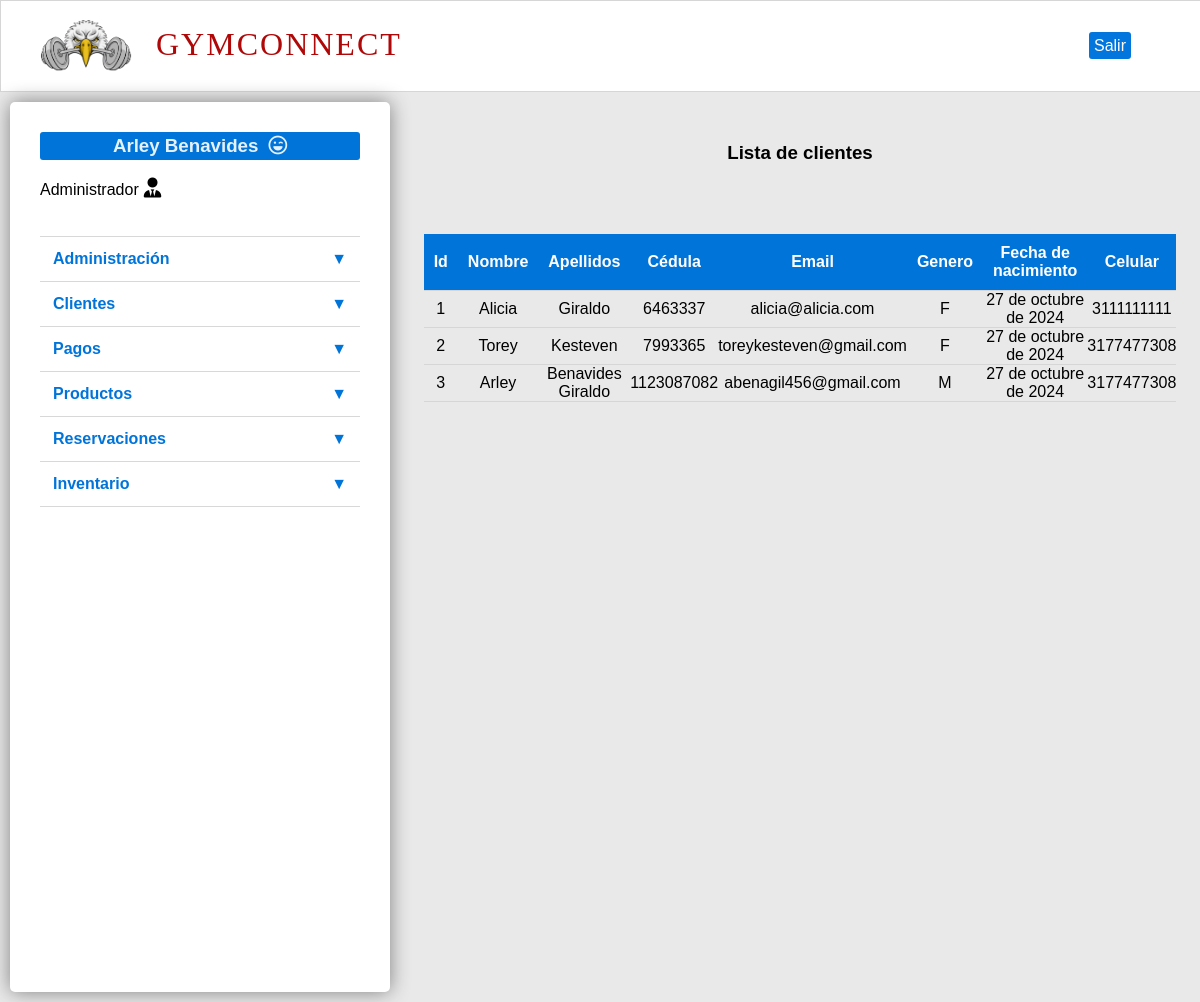
The app's page /list_client/ (signed in) with its own data.
### mainapp/models.py (models this page shows, shortened)
class Administrador(AbstractBaseUser):
    TIPO_ID_CHOICES = [
        ('TI', 'Tipo de identificación'),
        ('CC', 'Cédula de ciudadanía'),
        ('CE', 'Cédula de extranjería'),
        ('PA', 'Pasaporte')
    ]
    SEXO_CHOICES = [
        ('M', 'Masculino'),
        ('F', 'Femenino'),
        ('O', 'Otro')
    ]
    id = models.AutoField(primary_key=True)
    type_id = models.CharField(max_length=20, choices=TIPO_ID_CHOICES)
    identification = models.IntegerField()
    name = models.CharField(max_length=100)
    email = models.EmailField(unique=True)
    gender = models.CharField(max_length=20, choices=SEXO_CHOICES)
    date_birth = models.DateField()
    phone = models.IntegerField()
    password = models.CharField(max_length=100)
    REQUIRED_FIELDS = ['']
    USERNAME_FIELD = 'email'
    objects = CustomUserManager()

class Cliente(models.Model):
    TIPO_ID_CHOICES = [
    ('TI', 'Tipo de identificación'),
    ('CC', 'Cédula de ciudadanía'),
    ('CE', 'Cédula de extranjería'),
    ('PA', 'Pasaporte')
    ]
    SEXO_CHOICES = [
        ('M', 'Masculino'),
        ('F', 'Femenino'),
        ('O', 'Otro')
    ]
    id = models.AutoField(primary_key=True)
    type_id = models.CharField(max_length=10, choices=TIPO_ID_CHOICES)
    identification = models.CharField(max_length=20)
    name = models.CharField(max_length=50)
    last_name = models.CharField(max_length=50)
    email = models.EmailField(unique=True)
    gender = models.CharField(max_length=10, choices=SEXO_CHOICES)
    date_register = models.DateField(auto_now_add=True)
    date_birth = models.DateField()
    phone = models.CharField(max_length=15)
    password = models.CharField(max_length=100)
    administrador = models.ForeignKey(Administrador, null=True, on_delete=models.CASCADE, related_name='clientes')

### homeapp/views.py (the view)
# urls.py: path('list_client/', views.show_clients, name="list_client"),
def show_clients(request):
    clients = Cliente.objects.all()
    return render(request, 'home/list_client.html', {
        'title': 'Lista de clientes',
        'clients': clients
    })

### homeapp/templates/home/list_client.html (shortened to what this page needs)
{% extends 'layouts/layout.html' %}
{% load static %}
{% block content %}
    <h3 class="list">{{ title }}</h3>
    <div class="table">
        <table>
            <thead>
                <tr>
                    <th>Id</th>
                    <th>Nombre</th>
                    <th>Apellidos</th>
                    <th>Cédula</th>
                    <th>Email</th>
                    <th>Genero</th>
                    <th>Fecha de nacimiento</th>
                    <th>Celular</th>
                </tr>
            </thead>
            <tbody>
                {% for client in clients %}
                    <tr>
                        <td>{{ client.id }}</td>
                        <td>{{ client.name }}</td>
                        <td>{{ client.last_name }}</td>
                        <td>{{ client.identification }}</td>
                        <td>{{ client.email }}</td>
                        <td>{{ client.gender }}</td>
                        <td>{{ client.date_birth }}</td>
                        <td>{{ client.phone }}</td>
                    </tr>
                {% endfor %}
            </tbody>
        </table>
    </div>
{% endblock %}

### homeapp/templates/layouts/layout.html (shortened to what this page needs)
<!DOCTYPE html>
<html lang="es">
<head>
    <link rel="stylesheet" href="https://cdnjs.cloudflare.com/ajax/libs/font-awesome/6.0.0-beta3/css/all.min.css">
    {% load static %}
    <link rel="stylesheet" href="{% static 'css/style_homeapp.css' %}">
</head>
<header>
    <div id="logogym">
        <img src="{% static 'images/logo1.png' %}" alt="logo de Gymconnect" title="GYMCONNECT">
        <a href="{% url 'inicio' %}"><h1>GYMCONNECT</h1></a>
    </div>
    <nav>
        <ul class="main">
                    <li>
                        <a href="{% url 'index' %}">Salir</a>
                    </li>
        </ul>
    </nav>
</header>
<body>
    <div id="content">
        <div class="box">
            <div class="columna-left">
                {% if user.name %}
                <h3>{{home}} {{ request.user.name }}<i class="fa-regular fa-face-laugh-wink"></i></h3>
                {% endif %}
                <p>Administrador<i class="i fa-solid fa-user-tie"></i></p>
                <nav class="navegacion">
                    <ul class="menu">
                        <li>
                            <a href="#" class="accordion-toggle">Administración<span class="arrow">&#9660;</span></a>
                        </li>
                    </ul>
                    <ul class="menu">
                        <li>
                            <a href="#" class="accordion-toggle">Clientes<span class="arrow">&#9660;</span></a>
                        </li>
                    </ul>
                    <ul class="menu">
                        <li>
                            <a href="#" class="accordion-toggle">Pagos<span class="arrow">&#9660;</span></a>
                        </li>
                    </ul>
                    <ul class="menu">
                        <li>
                            <a href="#" class="accordion-toggle">Productos<span class="arrow">&#9660;</span></a>
                        </li>
                    </ul>
                    <ul class="menu">
                        <li>
                            <a href="#" class="accordion-toggle">Reservaciones<span class="arrow">&#9660;</span></a>
                        </li>
                    </ul>
                    <ul class="menu">
                        <li>
                            <a href="#" class="accordion-toggle">Inventario<span class="arrow">&#9660;</span></a>
                        </li>
                    </ul>
                </nav>
            </div>
        </div>
        <div class="columna-right">
            {% block content %}{% endblock %}
        </div>
    </div>
</body>
</html>

### homeapp/static/css/style_homeapp.css (style rules this page uses)
* { margin: 0px; padding: 0px; font-family: Arial, Helvetica, sans-serif; text-decoration: none; }
body { background: #e9e9e9; }
header { display: flex; align-items: center; align-content: center; justify-content: space-between; width: 100%; height: 90px; background-color: white; text-align: center; border: 1px solid #d6d6d6; }
#logogym img { display: block; width: 170px; height: 170px; margin-right: -15px; float: left; }
#logogym h1 { display: block; padding-top: 65px; float: left; color: #b00808; font-family: Georgia, 'Times New Roman', Times, serif; letter-spacing: 2px; font-weight: lighter; }
.main { list-style: none; text-decoration: none; margin-right: 70px; }
.main > li > a { color: white; background-color: #0276dc; padding: 5px; border-radius: 3px; }
.fa-solid { font-size: 20px; }
.box { background-color: white; width: 340px; height: 850px; padding: 20px; margin: 10px 10px; border-radius: 5px; box-shadow: 0px 0px 20px #808080; }
.columna-left h3 { background-color: #0074D9; text-align: center; padding: 3px; color: rgba(255, 255, 255, 0.899); border-radius: 3px; margin-bottom: 10px; }
.fa-face-laugh-wink { margin-left: 10px; }
.fa-user-tie { margin: 8px 5px; }
.navegacion { margin: 30px 0px; border-bottom: 1px solid rgb(216, 216, 216); }
ul { list-style: none; text-decoration: none; }
.menu { border-top: 1px solid rgb(216, 216, 216); padding: 8px; }
.accordion-toggle { cursor: pointer; display: flex; align-items: center; justify-content: space-between; }
.arrow { transition: transform 0.3s ease; }
.menu > li > a { padding: 5px; color: #0074D9; font-weight: bold; }
#content { display: flex; justify-content: space-between; }
.columna-left { flex: 1; padding: 10px; }
.columna-right { flex: 1; }
.list { display: flex; justify-content: center; margin-top: 50px; }
.table { display: flex; justify-content: center; margin-top: 50px; }
table { width: 80%; border-collapse: collapse; margin-top: 20px; text-align: center; }
tr { border-bottom: 1px solid #d6d6d6; }
th { background-color: #0074D9; color: white; padding: 10px; }

### records on screen
Administrador: user.name "Arley Benavides"
Cliente: id "1", name "Alicia", last_name "Giraldo", identification "6463337", email "alicia@alicia.com", gender "F", date_birth "27 de octubre de 2024", phone "3111111111"
Cliente: id "2", name "Torey", last_name "Kesteven", identification "7993365", email "toreykesteven@gmail.com", gender "F", date_birth "27 de octubre de 2024", phone "3177477308"
Cliente: id "3", name "Arley", last_name "Benavides Giraldo", identification "1123087082", email "abenagil456@gmail.com", gender "M", date_birth "27 de octubre de 2024", phone "3177477308"

### other values on screen
{{ title }} "Lista de clientes"
